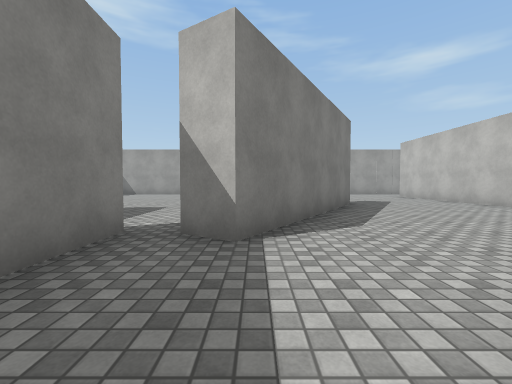
view 1 (above)

19 first-person views from a walk through a Unity game level. The camera is 1.2 m above the floor, tilts 2° down and sees 90° across. The floor is counted in squares, 2 m on a side. Each view is taken from the middle of a square. On the plan, view 1 faces up. The plan holds only what a view shows up to about 9 squares ahead; the rest is blank. The place goes on beyond the plan. The player is left out. Surface patterns are stand-ins for the level's own textures.

view 2
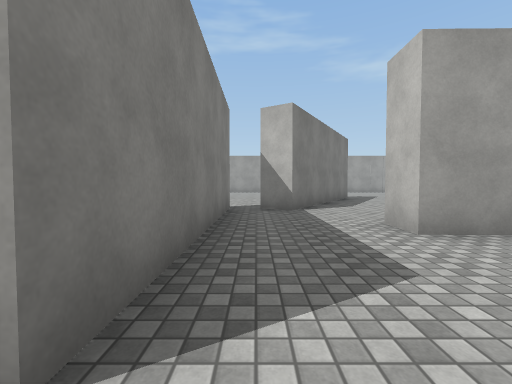

view 3
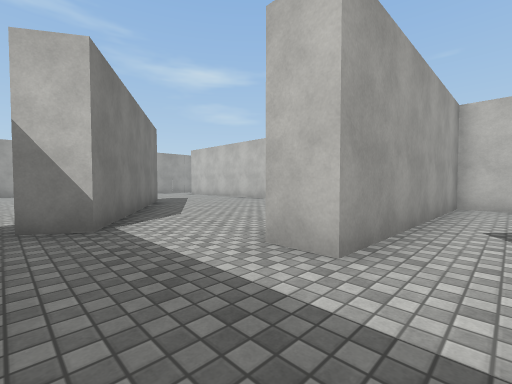

view 4
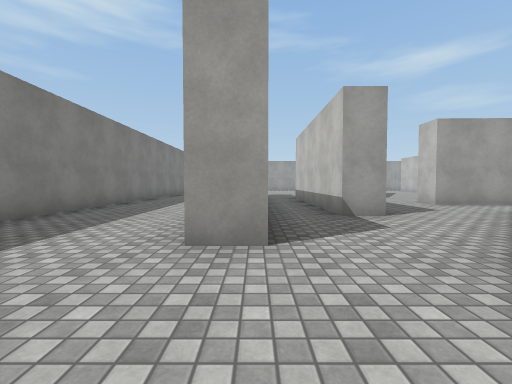

view 5
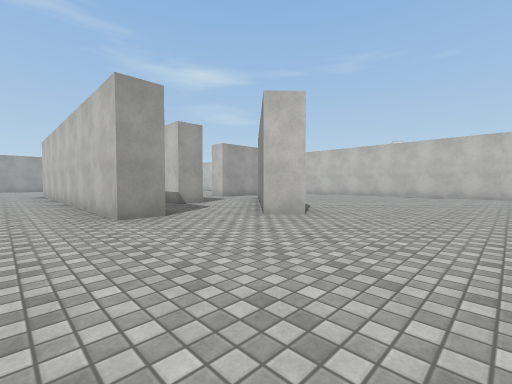

view 6
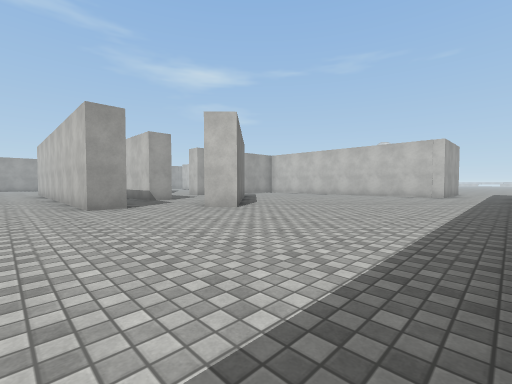

view 7
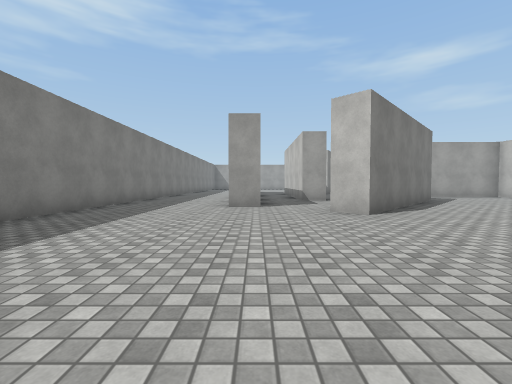

view 8
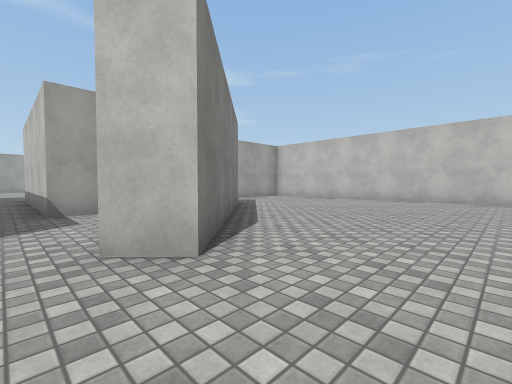

view 9
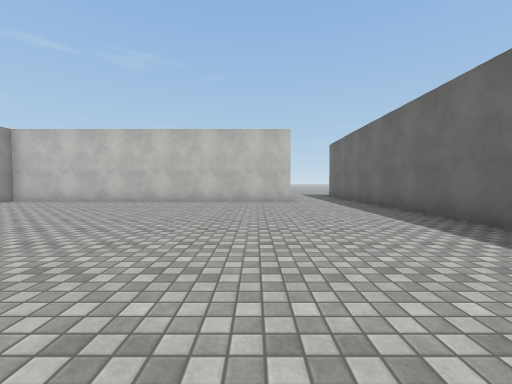

view 10
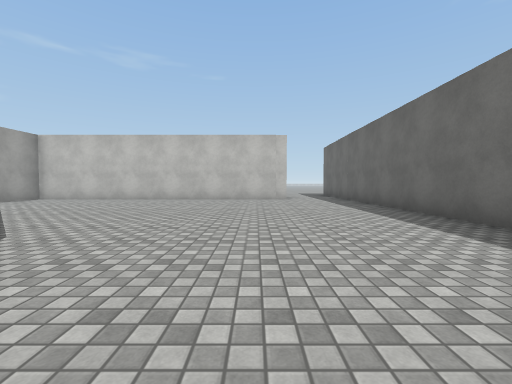

view 11
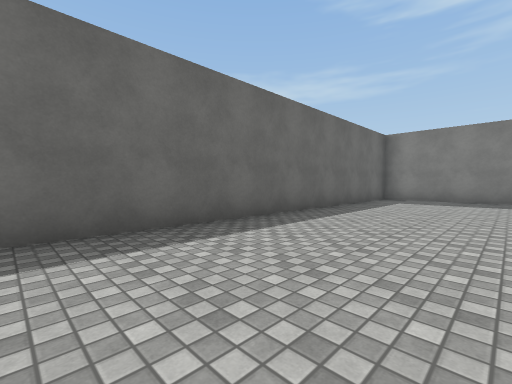

view 12
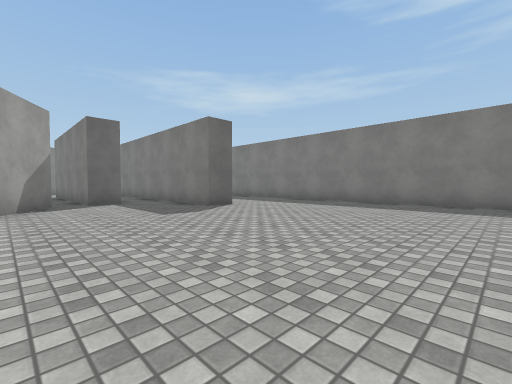

view 13
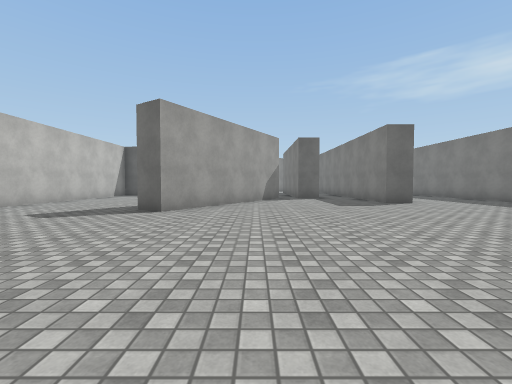

view 14
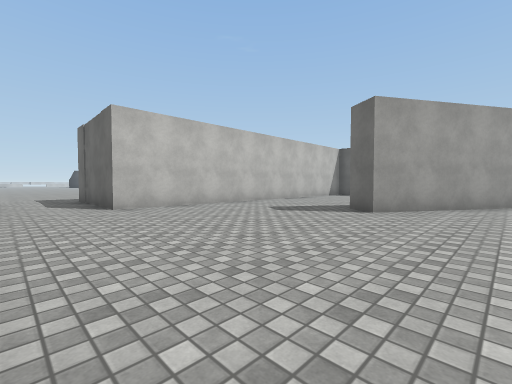

view 15
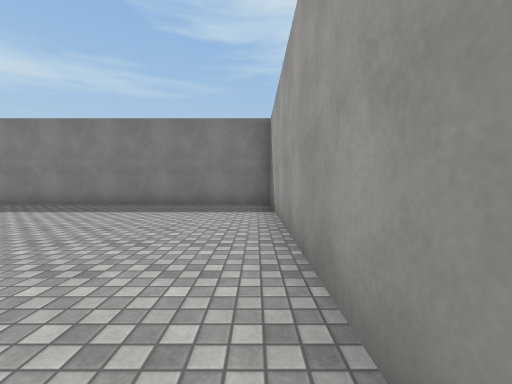

view 16
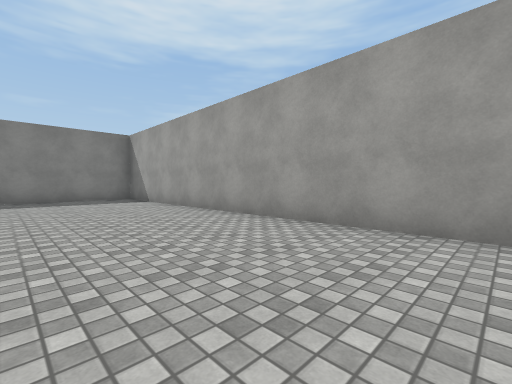

view 17
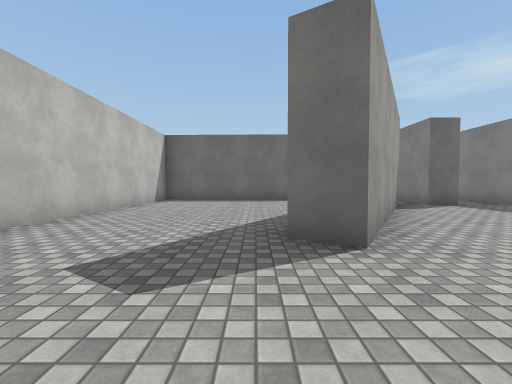

view 18
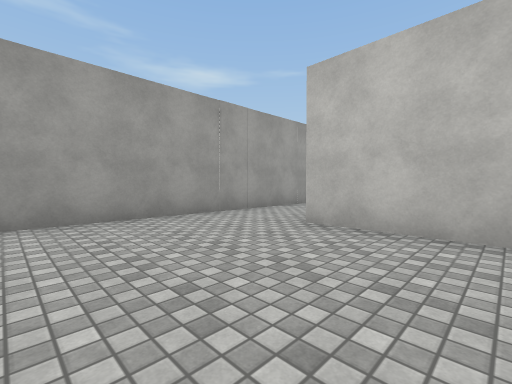

view 19
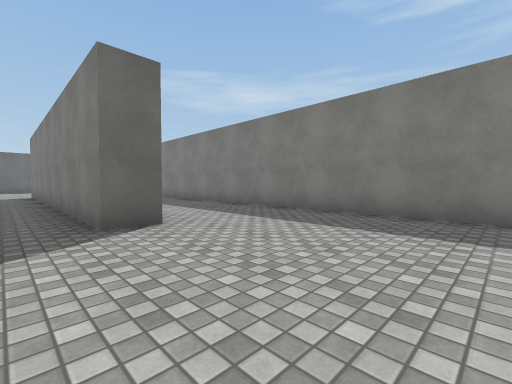

### Floor plan
Ten units are one square. View 1 is at (0, 0); x grows to the right and y downward. Boxes are objects, and circles mark ways between rooms. Rooms are numbered by the first view taken in them; rooms with no view inside come last. Other rooms are left out.
<svg viewBox="-84 -139 154 257">
<path fill="none" stroke="#000" d="M-16 -4 -16 23M-2 -26 -9 -30 20 -77 27 -72 -2 -26M-16 23 -24 23 -24 -31 -16 -31 -16 -4M20 23 -19 62 -24 57 1 31M-48 -54 -39 -54 -39 28M-39 46 -47 46 -47 -24M63 -10 63 -112M63 91 63 1 9 0 9 -9M-75 113 55 113M55 -134 -79 -134 -79 109"/>
<circle cx="-10" cy="20" r="3" fill="#2a7"/>
<circle cx="-5" cy="0" r="3" fill="#2a7"/>
<circle cx="10" cy="10" r="3" fill="#2a7"/>
<text x="0" y="10">1</text>
<text x="-10" y="-10">2</text>
</svg>
Room 1 opens to room 2.

Where each view was taken, in squares from view 1:
view 1: 0 up, 0 right, facing up
view 2: 3 down, 1 left, facing up
view 3: 1 down, 1 left, facing up-right
view 4: 7 down, 4 left, facing up
view 5: 9 down, 6 left, facing up-right
view 6: 11 down, 6 left, facing up-right
view 7: 11 down, 4 left, facing up
view 8: 8 down, 3 left, facing up-right
view 9: 8 down, 2 left, facing right
view 10: 8 down, 3 left, facing right
view 11: 8 down, 2 right, facing down-left
view 12: 11 up, 0 right, facing down-left
view 13: 13 up, 0 right, facing down
view 14: 13 up, 0 right, facing down-right
view 15: 13 up, 1 left, facing left
view 16: 10 up, 2 right, facing up-left
view 17: 10 up, 3 right, facing down
view 18: 9 up, 3 right, facing up-right
view 19: 9 up, 3 left, facing down-left
